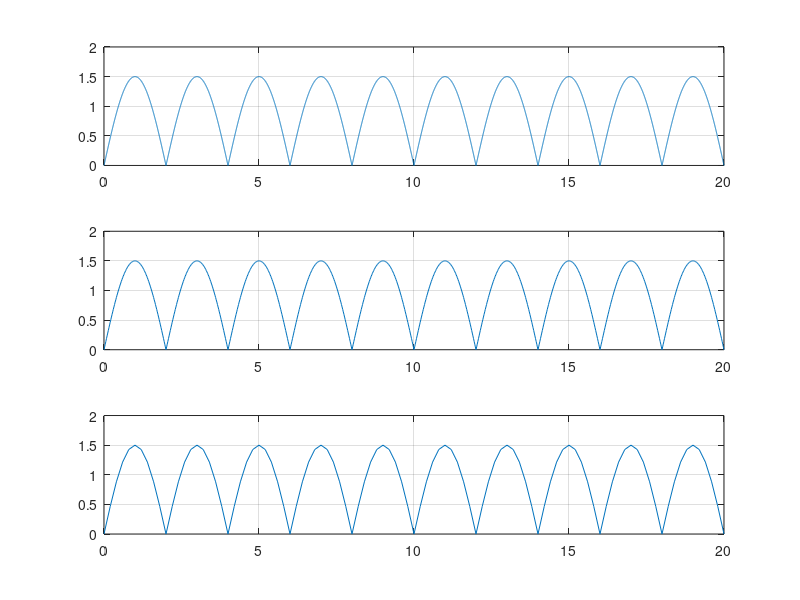

Reproduce this figure in MATLAB.
%2ms
F1=1/4;
t1=0:0.002:20;
s1=1.5*sin(2*pi*F1*t1);
for i=1:length(s1)
    if s1(i:i)<0
        s1(i:i)=abs(s1(i:i));%daca valoare semnalului la un moment de timp este negativa se inlocuieste cu modulul acestei valori
    end
end
subplot(3,1,1),plot(t1,s1),grid

%20ms
F2=1/4;
t2=0:0.02:20;
s2=1.5*sin(2*pi*F2*t2);
for i=1:length(s2)
    if s2(i:i)<0
        s2(i:i)=abs(s2(i:i));
    end
end
subplot(3,1,2),plot(t2,s2),grid

%200ms
F3=1/4;
t3=0:0.2:20;
s3=1.5*sin(2*pi*F3*t3);
for i=1:length(s3)
    if s3(i:i)<0
        s3(i:i)=abs(s3(i:i));
    end
end
subplot(3,1,3),plot(t3,s3),grid